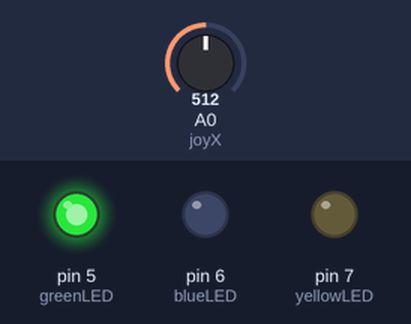
Simulated run of this sketch. Board: Arduino Uno, built with avr-gcc and run on an emulated ATmega328P. Shown: output pins drawn as LEDs (lit = HIGH). Inputs (shaded band) come from the test bench; at power-on: A0 (joyX) = 512.

Above: at 1.2 s.
1.3 s: A0 (joyX) set to 317
2.8 s: A0 (joyX) set to 281
At 4.3 s:
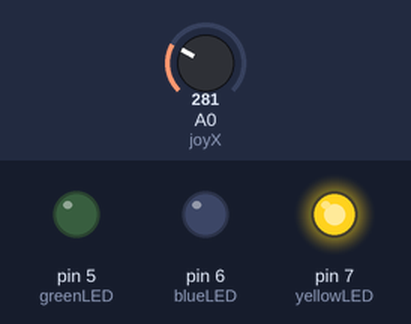
4.6 s: A0 (joyX) set to 690
6.1 s: A0 (joyX) set to 709
At 6.25 s:
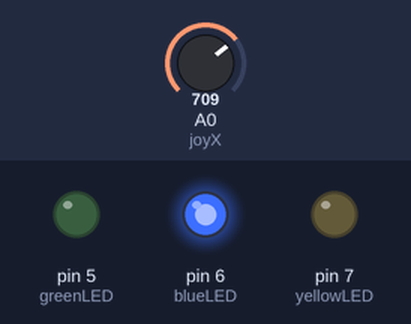
7.9 s: A0 (joyX) set to 290
At 9.4 s:
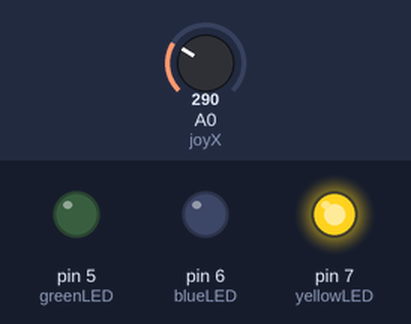
Timing chart, 0 to 10.7 s (numbered marks = the images above; inputs shaded):
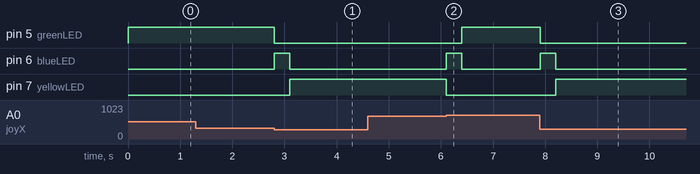

Measured:
- the behaviour switches between 300 and 299 on A0 (joyX) (found by bisection; images 0 and 1)
- the behaviour switches between 700 and 701 on A0 (joyX) (found by bisection; images 1 and 2)
- after the input at 1.3 s, every drawn part: stays the same
- after the input at 2.8 s, pin 5 (greenLED): HIGH → LOW at once; pin 6 (blueLED): LOW → HIGH at once, → LOW 0.30 s later; pin 7 (yellowLED): LOW → HIGH after 0.30 s
- after the input at 4.6 s, every drawn part: stays the same
- after the input at 6.1 s, pin 5 (greenLED): LOW → HIGH after 0.30 s; pin 6 (blueLED): LOW → HIGH at once, → LOW 0.30 s later; pin 7 (yellowLED): HIGH → LOW at once
- after the input at 7.9 s, pin 5 (greenLED): HIGH → LOW at once; pin 6 (blueLED): LOW → HIGH at once, → LOW 0.30 s later; pin 7 (yellowLED): LOW → HIGH after 0.30 s

The sketch:

JoystickControl.ino
```cpp
int joyX = A0;
int greenLED = 5, blueLED = 6, yellowLED = 7;
int currentLED = 0;

void setup(){
  pinMode(greenLED, OUTPUT);
  pinMode(blueLED, OUTPUT);
  pinMode(yellowLED, OUTPUT);
  updateLEDs();
}

void loop(){
  int xValue = analogRead(joyX);

  if (xValue < 300) {              // forward (Green->Blue->Yellow)
    currentLED++;
    if (currentLED > 2) currentLED = 2;
    updateLEDs();
    delay(300);
  }
  else if (xValue > 700) {         // backward (Yellow->Blue->Green)
    currentLED--;
    if (currentLED < 0) currentLED = 0;
    updateLEDs();
    delay(300);
  }
}

void updateLEDs(){
  digitalWrite(greenLED, currentLED == 0 ? HIGH : LOW);
  digitalWrite(blueLED, currentLED == 1 ? HIGH : LOW);
  digitalWrite(yellowLED, currentLED == 2 ? HIGH : LOW);
}
```
